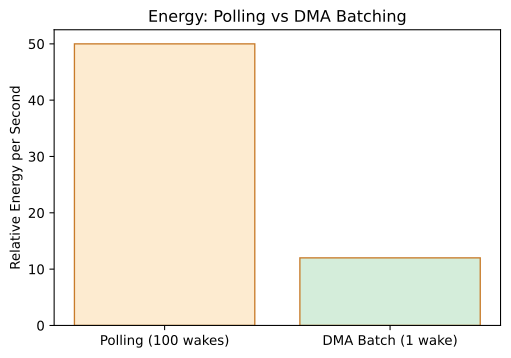

Write the Python code that produced this figure.
import os
import matplotlib.pyplot as plt
fig, ax = plt.subplots(figsize=(6, 4))
labels = ['Polling (100 wakes)', 'DMA Batch (1 wake)']
energy = [50, 12]
ax.bar(labels, energy, color=['#fdebd0', '#d4edda'], edgecolor='#c87b2a')
ax.set_ylabel('Relative Energy per Second')
ax.set_title('Energy: Polling vs DMA Batching')
plt.savefig(os.environ['VISUAL_OUT_PATH'], format='svg', bbox_inches='tight')
